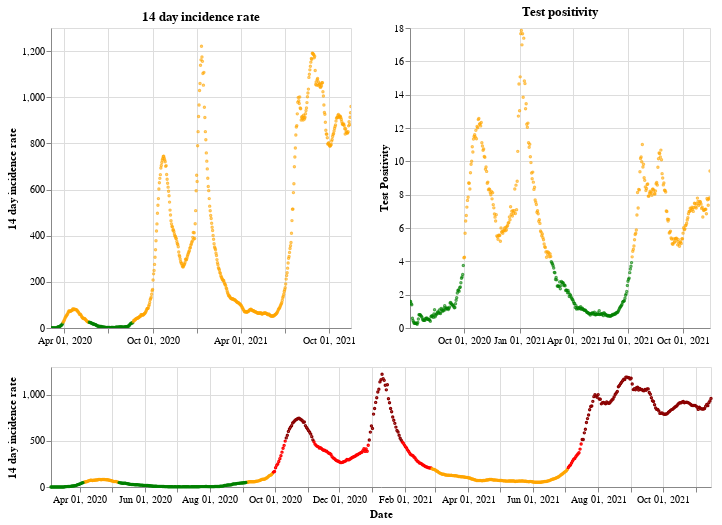

Write notebook code for a chart like this one.
### Markdown cell above
## Northern Ireland

### Code cell
plot_traffic_light('Northern Ireland')

### Figure 1 — Vega-Lite specification as saved in the notebook (floating-point values rounded to 4 significant figures; data arrays with more than 128 entries replaced by an {"elided": "..."} marker saying what was removed)
{"config": {"view": {"continuousWidth": 400, "continuousHeight": 300}}, "vconcat": [{"hconcat": [{"mark": {"type": "point", "size": 2}, "encoding": {"color": {"condition": {"value": "green", "test": "(datum.twoWeeklyCasesRate <= 25)"}, "value": "orange"}, "tooltip": [{"type": "nominal", "field": "areaName"}, {"type": "temporal", "field": "date"}, {"type": "quantitative", "field": "twoWeeklyCasesRate"}, {"type": "quantitative", "field": "testPositivity"}], "x": {"type": "temporal", "axis": {"title": ""}, "field": "date", "scale": {"domain": {"selection": "DateBrush"}}, "timeUnit": "yearmonthdate"}, "y": {"type": "quantitative", "axis": {"title": "14 day incidence rate"}, "field": "twoWeeklyCasesRate"}}, "title": "14 day incidence rate", "width": 300}, {"mark": {"type": "point", "size": 2}, "encoding": {"color": {"condition": {"value": "green", "test": "(datum.testPositivity <= 4)"}, "value": "orange"}, "tooltip": [{"type": "nominal", "field": "areaName"}, {"type": "temporal", "field": "date"}, {"type": "quantitative", "field": "twoWeeklyCasesRate"}, {"type": "quantitative", "field": "testPositivity"}], "x": {"type": "temporal", "axis": {"title": ""}, "field": "date", "scale": {"domain": {"selection": "DateBrush"}}, "timeUnit": "yearmonthdate"}, "y": {"type": "quantitative", "axis": {"title": "Test Positivity"}, "field": "testPositivity"}}, "title": "Test positivity", "width": 300}]}, {"layer": [{"mark": {"type": "point", "size": 2}, "encoding": {"color": {"condition": {"value": "orange", "test": "(((datum.testPositivity < 4) && (datum.twoWeeklyCasesRate >= 50)) && (datum.twoWeeklyCasesRate < 200))"}, "value": "red"}, "opacity": {"condition": {"value": 1, "test": "((datum.twoWeeklyCasesRate >= 50) && (datum.twoWeeklyCasesRate < 500))"}, "value": 0}, "tooltip": [{"type": "nominal", "field": "areaName"}, {"type": "temporal", "field": "date"}, {"type": "quantitative", "field": "twoWeeklyCasesRate"}, {"type": "quantitative", "field": "testPositivity"}], "x": {"type": "temporal", "axis": {"title": "Date"}, "field": "date", "timeUnit": "yearmonthdate"}, "y": {"type": "quantitative", "axis": {"title": "14 day incidence rate"}, "field": "twoWeeklyCasesRate"}}, "selection": {"DateBrush": {"type": "interval", "encodings": ["x"], "fields": ["Time"]}}}, {"mark": {"type": "point", "size": 2}, "encoding": {"color": {"value": "darkred"}, "opacity": {"condition": {"value": 1, "test": "(datum.twoWeeklyCasesRate >= 500)"}, "value": 0}, "tooltip": [{"type": "nominal", "field": "areaName"}, {"type": "temporal", "field": "date"}, {"type": "quantitative", "field": "twoWeeklyCasesRate"}, {"type": "quantitative", "field": "testPositivity"}], "x": {"type": "temporal", "axis": {"title": "Date"}, "field": "date", "timeUnit": "yearmonthdate"}, "y": {"type": "quantitative", "axis": {"title": "14 day incidence rate"}, "field": "twoWeeklyCasesRate"}}}, {"mark": {"type": "point", "size": 2}, "encoding": {"color": {"condition": {"value": "green", "test": "((datum.testPositivity < 4) && (datum.twoWeeklyCasesRate < 50))"}, "value": "orange"}, "opacity": {"condition": {"value": 1, "test": "(datum.twoWeeklyCasesRate < 50)"}, "value": 0}, "tooltip": [{"type": "nominal", "field": "areaName"}, {"type": "temporal", "field": "date"}, {"type": "quantitative", "field": "twoWeeklyCasesRate"}, {"type": "quantitative", "field": "testPositivity"}], "x": {"type": "temporal", "axis": {"title": "Date"}, "field": "date", "timeUnit": "yearmonthdate"}, "y": {"type": "quantitative", "axis": {"title": "14 day incidence rate"}, "field": "twoWeeklyCasesRate"}}}], "height": 120, "width": 660}], "data": {"name": "data-a8ec8d72a3140b3310ea6a1d1f8037a1"}, "$schema": "https://vega.github.io/schema/vega-lite/v4.8.1.json", "datasets": {"data-a8ec8d72a3140b3310ea6a1d1f8037a1": {"elided": "621 records"}}}
